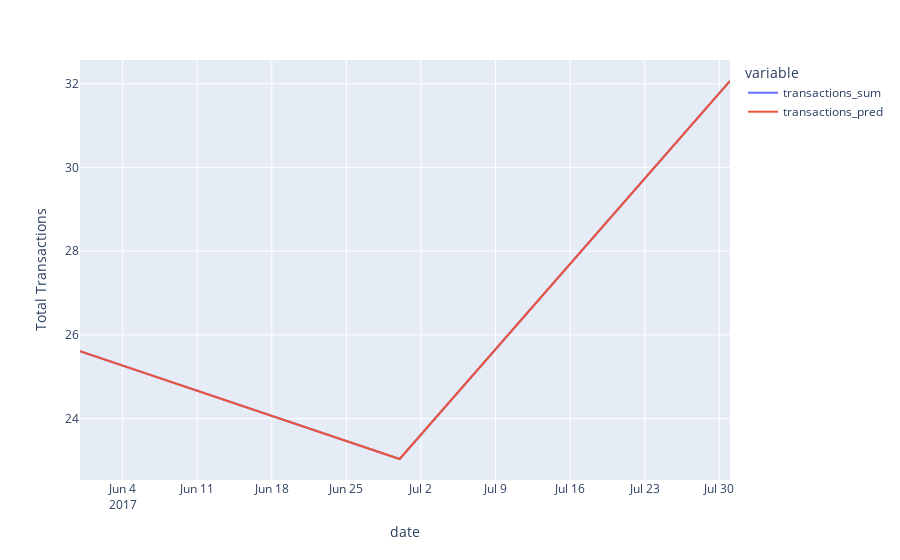

Write notebook code for a chart like this one.
### Code cell
import plotly.graph_objects as go
import plotly.express as px
from plotly.subplots import make_subplots

fig = px.line(df_pred.resample('M').mean(), labels={'value': 'Total Transactions',
                                                    'transcations_sum': 'Transactions (Actual)',
                                                    'pred_transactions': 'Transactions {Prediction}'})
fig.show()

### Figure 1 — Plotly figure (JSON) as saved in the notebook; plotly's stock layout.template omitted (floating-point values rounded to 4 significant figures)
{"data": [{"hovertemplate": "variable=transactions_sum<br>date=%{x}<br>Total Transactions=%{y}<extra></extra>", "legendgroup": "transactions_sum", "line": {"color": "#636efa", "dash": "solid"}, "marker": {"symbol": "circle"}, "mode": "lines", "name": "transactions_sum", "orientation": "v", "showlegend": true, "type": "scatter", "x": ["2017-05-31T00:00:00", "2017-06-30T00:00:00", "2017-07-31T00:00:00"], "xaxis": "x", "y": [25.61, 23.03, 32.06], "yaxis": "y"}, {"hovertemplate": "variable=transactions_pred<br>date=%{x}<br>Total Transactions=%{y}<extra></extra>", "legendgroup": "transactions_pred", "line": {"color": "#EF553B", "dash": "solid"}, "marker": {"symbol": "circle"}, "mode": "lines", "name": "transactions_pred", "orientation": "v", "showlegend": true, "type": "scatter", "x": ["2017-05-31T00:00:00", "2017-06-30T00:00:00", "2017-07-31T00:00:00"], "xaxis": "x", "y": [25.61, 23.03, 32.06], "yaxis": "y"}], "layout": {"legend": {"title": {"text": "variable"}, "tracegroupgap": 0}, "margin": {"t": 60}, "xaxis": {"anchor": "y", "domain": [0, 1], "title": {"text": "date"}}, "yaxis": {"anchor": "x", "domain": [0, 1], "title": {"text": "Total Transactions"}}}}
